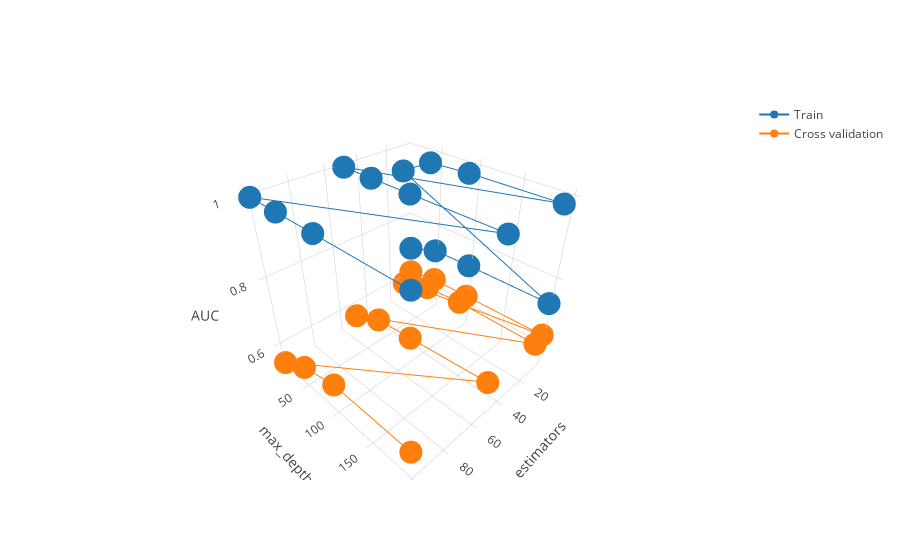

This figure's notebook cell:
### Markdown cell above
## Operations on Set 4

### Code cell
BestDE(xtr4, xcv4, ytrain, ycv)

### Figure 1 — Plotly figure (JSON) as saved in the notebook; plotly's stock layout.template omitted (floating-point values rounded to 4 significant figures)
{"data": [{"name": "Train", "type": "scatter3d", "uid": "237d0d4a-4ff5-4e85-89da-aed2d4275a2c", "x": [5, 5, 5, 5, 11, 11, 11, 11, 51, 51, 51, 51, 101, 101, 101, 101], "y": [10, 50, 100, 200, 10, 50, 100, 200, 10, 50, 100, 200, 10, 50, 100, 200], "z": [0.6969, 0.7278, 0.7318, 0.7345, 0.9402, 0.9862, 0.9921, 0.9943, 0.9997, 1.0, 1.0, 1, 0.9996, 1, 1, 1]}, {"name": "Cross validation", "type": "scatter3d", "uid": "cbbe4227-0d6c-4e9f-86bc-819ebff97052", "x": [5, 5, 5, 5, 11, 11, 11, 11, 51, 51, 51, 51, 101, 101, 101, 101], "y": [10, 50, 100, 200, 10, 50, 100, 200, 10, 50, 100, 200, 10, 50, 100, 200], "z": [0.614, 0.6314, 0.6329, 0.638, 0.5859, 0.6163, 0.6268, 0.6263, 0.5654, 0.605, 0.6147, 0.6351, 0.5452, 0.5951, 0.6258, 0.624]}], "layout": {"scene": {"xaxis": {"title": {"text": "n_estimators"}}, "yaxis": {"title": {"text": "max_depth"}}, "zaxis": {"title": {"text": "AUC"}}}}}
